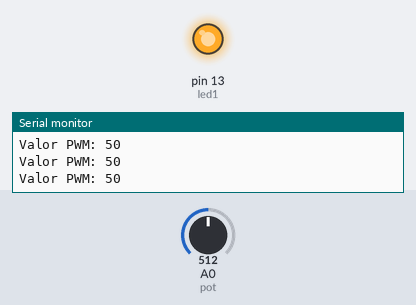
Recording of a sketch running on a simulated Arduino Uno, built with avr-gcc and run on an emulated ATmega328P. Parts: output pins drawn as LEDs (lit = HIGH), the last lines printed to the serial monitor. Inputs (shaded band) come from the test bench; at power-on: A0 (pot) = 512.

Above: at 1.2 s.
1.3 s: A0 (pot) set to 500
At 2.2 s:
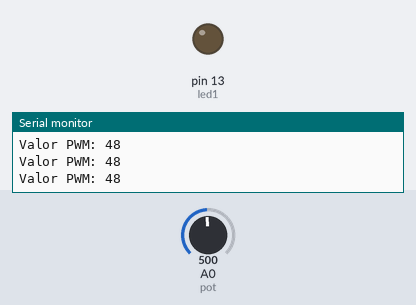
2.8 s: A0 (pot) set to 716
At 3.8 s:
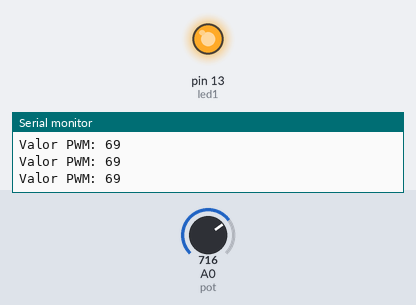
5.8 s: A0 (pot) set to 511
At 7.0 s:
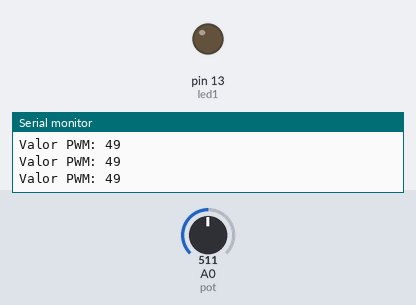
Timing chart, 0 to 8.8 s (numbered marks = the images above; inputs shaded):
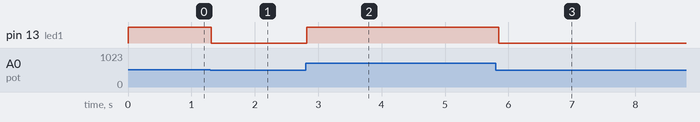

Measured:
- the behaviour switches between 512 and 511 on A0 (pot) (found by bisection; images 0 and 1)
- after the input at 1.3 s, pin 13 (led1): HIGH → LOW at once
- after the input at 2.8 s, pin 13 (led1): LOW → HIGH at once
- after the input at 5.8 s, pin 13 (led1): HIGH → LOW after 0.05 s

The sketch:

ejercicio1arduino.ino
```cpp
#define led1 13
#define pot A0


void setup()
{
  Serial.begin(9600);
  pinMode(pot,INPUT);
  pinMode(led1,OUTPUT);
}

void loop()
{
  int val = analogRead(pot);
  int m = map(val,0,1023,0,100);
  Serial.print("Valor PWM: ");
  Serial.println(m);

    if(m>=50)
    {
     digitalWrite(led1,HIGH);

    }
    else
    {
     digitalWrite(led1,LOW);

    }
    //Envio de datos

    delay(50);

}
```
